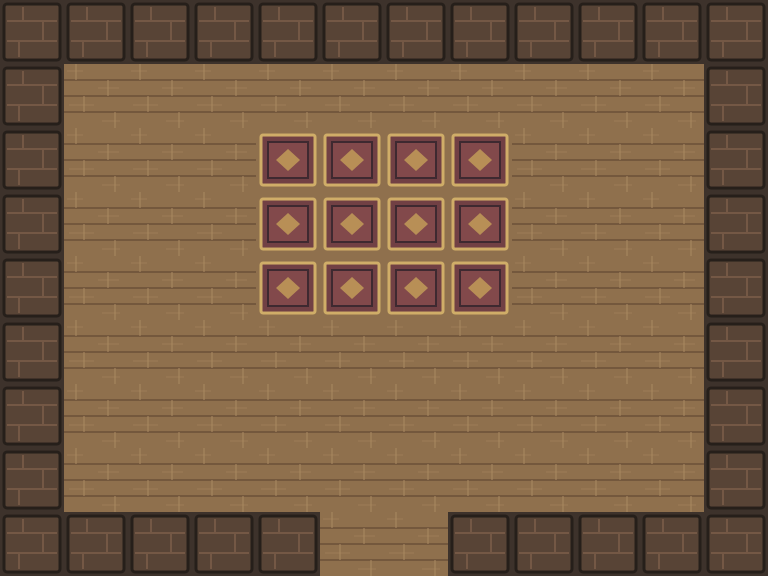

Tiled map render using the project's own tile images. Description and the whole map definition, tile-layer contents included, below:
An orthogonal 12x9 tile map with 64x64 px tiles, 1 tile layer (Ground) and 7 objects (2x npc, 2x landmark, 2x obstacle, door).

<map version="1.10" tiledversion="1.12.2" orientation="orthogonal" renderorder="right-down" width="12" height="9" tilewidth="64" tileheight="64" infinite="0" nextlayerid="3" nextobjectid="508">
 <tileset firstgid="1" name="interior_tiles" tilewidth="64" tileheight="64" tilecount="6" columns="6"><image source="../world/interior_tiles.png" width="384" height="64" /></tileset>
 <layer id="1" name="Ground" width="12" height="9"><data encoding="csv">3,3,3,3,3,3,3,3,3,3,3,3,3,1,1,1,1,1,1,1,1,1,1,3,3,1,1,1,4,4,4,4,1,1,1,3,3,1,1,1,4,4,4,4,1,1,1,3,3,1,1,1,4,4,4,4,1,1,1,3,3,1,1,1,1,1,1,1,1,1,1,3,3,1,1,1,1,1,1,1,1,1,1,3,3,1,1,1,1,1,1,1,1,1,1,3,3,3,3,3,3,1,1,3,3,3,3,3</data></layer>
 <objectgroup id="2" name="World Objects">
  <object id="501" name="Aurelia Ledgerpaw" type="npc" x="350" y="218" width="48" height="48"><properties><property name="kind" value="banker" /><property name="sprite" value="4" /><property name="stationary" value="true" /></properties></object>
  <object id="502" name="Guild Vault Chest" type="landmark" x="145" y="154" width="44" height="44"><properties><property name="kind" value="bank_chest" /></properties></object>
  <object id="503" name="Teller Counter" type="obstacle" x="285" y="300" width="200" height="46"><properties><property name="kind" value="counter" /></properties></object>
  <object id="504" name="Vault Rails" type="obstacle" x="535" y="92" width="72" height="205"><properties><property name="kind" value="rack" /></properties></object>
  <object id="505" name="Felin Exchange Door" type="door" x="350" y="505" width="68" height="40"><properties><property name="destination" value="port_felin" /><property name="spawn_x" type="int" value="618" /><property name="spawn_y" type="int" value="355" /><property name="label" value="Port Felin" /></properties></object>
  <object id="506" name="Exchange Ledger" type="landmark" x="555" y="355" width="40" height="40"><properties><property name="kind" value="bank_ledger" /></properties></object>
  <object id="507" name="Clerk Bellafur" type="npc" x="180" y="360" width="48" height="48"><properties><property name="kind" value="flavor_bank" /><property name="sprite" value="2" /><property name="stationary" value="true" /></properties></object>
 </objectgroup>
</map>
